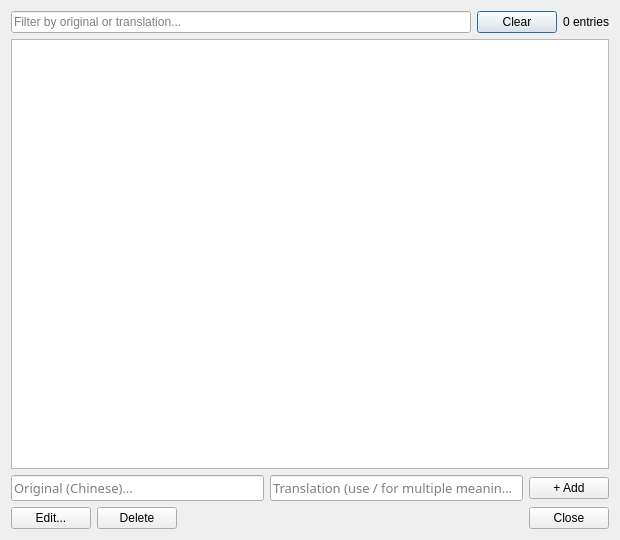
<?xml version="1.0" encoding="UTF-8"?>
<ui version="4.0">
 <class>entrieseditor</class>
 <widget class="QDialog" name="entrieseditor">
  <property name="geometry">
   <rect>
    <x>0</x>
    <y>0</y>
    <width>620</width>
    <height>540</height>
   </rect>
  </property>
  <property name="minimumSize">
   <size>
    <width>500</width>
    <height>420</height>
   </size>
  </property>
  <property name="windowTitle">
   <string>Entries Editor</string>
  </property>
  <layout class="QVBoxLayout" name="verticalLayout_3">
   <item>
    <layout class="QVBoxLayout" name="verticalLayout_2">
     <property name="spacing">
      <number>6</number>
     </property>
     <item>
      <layout class="QHBoxLayout" name="horizontalLayout">
       <property name="spacing">
        <number>6</number>
       </property>
       <item>
        <widget class="QLineEdit" name="search_box">
         <property name="placeholderText">
          <string>Filter by original or translation...</string>
         </property>
         <property name="clearButtonEnabled">
          <bool>true</bool>
         </property>
        </widget>
       </item>
       <item>
        <widget class="QPushButton" name="clear_search">
         <property name="text">
          <string>Clear</string>
         </property>
        </widget>
       </item>
       <item>
        <widget class="QLabel" name="match_count">
         <property name="text">
          <string>0 entries</string>
         </property>
         <property name="alignment">
          <set>Qt::AlignmentFlag::AlignRight|Qt::AlignmentFlag::AlignTrailing|Qt::AlignmentFlag::AlignVCenter</set>
         </property>
        </widget>
       </item>
      </layout>
     </item>
     <item>
      <widget class="QTableView" name="entries_table">
       <property name="editTriggers">
        <set>QAbstractItemView::EditTrigger::NoEditTriggers</set>
       </property>
       <property name="alternatingRowColors">
        <bool>true</bool>
       </property>
       <property name="selectionMode">
        <enum>QAbstractItemView::SelectionMode::SingleSelection</enum>
       </property>
       <property name="selectionBehavior">
        <enum>QAbstractItemView::SelectionBehavior::SelectRows</enum>
       </property>
       <property name="showGrid">
        <bool>false</bool>
       </property>
       <property name="sortingEnabled">
        <bool>false</bool>
       </property>
       <attribute name="verticalHeaderVisible">
        <bool>false</bool>
       </attribute>
      </widget>
     </item>
     <item>
      <layout class="QVBoxLayout" name="verticalLayout">
       <property name="spacing">
        <number>6</number>
       </property>
       <item>
        <layout class="QHBoxLayout" name="horizontalLayout_2">
         <property name="spacing">
          <number>6</number>
         </property>
         <item>
          <widget class="QLineEdit" name="add_original">
           <property name="font">
            <font>
             <family>Noto Sans SC</family>
             <pointsize>10</pointsize>
            </font>
           </property>
           <property name="placeholderText">
            <string>Original (Chinese)...</string>
           </property>
          </widget>
         </item>
         <item>
          <widget class="QLineEdit" name="add_translation">
           <property name="font">
            <font>
             <family>Noto Sans</family>
             <pointsize>10</pointsize>
            </font>
           </property>
           <property name="placeholderText">
            <string>Translation (use / for multiple meanings)...</string>
           </property>
          </widget>
         </item>
         <item>
          <widget class="QPushButton" name="add_button">
           <property name="text">
            <string>+ Add</string>
           </property>
          </widget>
         </item>
        </layout>
       </item>
       <item>
        <layout class="QHBoxLayout" name="horizontalLayout_3">
         <property name="spacing">
          <number>6</number>
         </property>
         <item>
          <widget class="QPushButton" name="edit_button">
           <property name="text">
            <string>Edit...</string>
           </property>
          </widget>
         </item>
         <item>
          <widget class="QPushButton" name="delete_button">
           <property name="text">
            <string>Delete</string>
           </property>
          </widget>
         </item>
         <item>
          <spacer name="horizontalSpacer">
           <property name="orientation">
            <enum>Qt::Orientation::Horizontal</enum>
           </property>
           <property name="sizeHint" stdset="0">
            <size>
             <width>40</width>
             <height>20</height>
            </size>
           </property>
          </spacer>
         </item>
         <item>
          <widget class="QPushButton" name="close_button">
           <property name="text">
            <string>Close</string>
           </property>
          </widget>
         </item>
        </layout>
       </item>
      </layout>
     </item>
    </layout>
   </item>
  </layout>
 </widget>
 <resources/>
 <connections/>
</ui>
